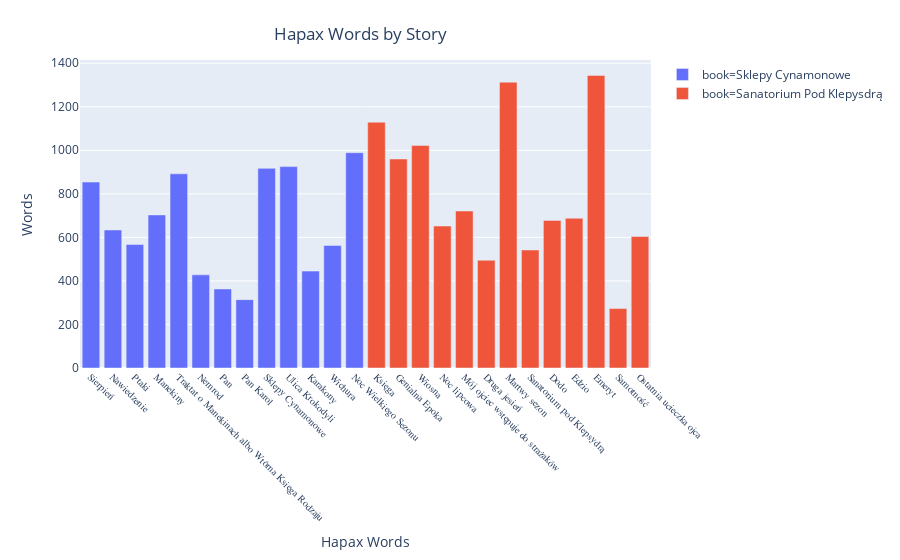

Write notebook code for a chart like this one.
### Code cell
fig = px.bar(df, x='story_title', y='total_hapax_words', color = 'book')
fig.update_layout(
    title={
        'text': "Hapax Words by Story",
        'y':0.95,
        'x':0.40,
        'xanchor': 'center',
        'yanchor': 'top'
    })
fig.update_xaxes(title_text='Hapax Words', tickangle=45, tickfont=dict(family='Rockwell', size=10))
fig.update_yaxes(title_text='Words')
fig.show()

### Figure 1 — Plotly figure (JSON) as saved in the notebook; plotly's stock layout.template omitted (floating-point values rounded to 4 significant figures)
{"data": [{"alignmentgroup": "True", "hoverlabel": {"namelength": 0}, "hovertemplate": "book=Sklepy Cynamonowe<br>story_title=%{x}<br>total_hapax_words=%{y}", "legendgroup": "book=Sklepy Cynamonowe", "marker": {"color": "#636efa"}, "name": "book=Sklepy Cynamonowe", "offsetgroup": "book=Sklepy Cynamonowe", "orientation": "v", "showlegend": true, "textposition": "auto", "type": "bar", "x": ["Sierpień", "Nawiedzenie", "Ptaki", "Manekiny", "Traktat o Manekinach albo Wtórna Księga Rodzaju", "Nemrod", "Pan", "Pan Karol", "Sklepy Cynamonowe", "Ulica Krokodyli", "Karakony", "Wichura", "Noc Wielkiego Sezonu"], "xaxis": "x", "y": [854, 634, 567, 703, 892, 428, 363, 314, 917, 925, 445, 563, 989], "yaxis": "y"}, {"alignmentgroup": "True", "hoverlabel": {"namelength": 0}, "hovertemplate": "book=Sanatorium Pod Klepysdrą<br>story_title=%{x}<br>total_hapax_words=%{y}", "legendgroup": "book=Sanatorium Pod Klepysdrą", "marker": {"color": "#EF553B"}, "name": "book=Sanatorium Pod Klepysdrą", "offsetgroup": "book=Sanatorium Pod Klepysdrą", "orientation": "v", "showlegend": true, "textposition": "auto", "type": "bar", "x": ["Księga", "Genialna Epoka ", "Wiosna", "Noc lipcowa", "Mój ojciec wstępuje do strażaków", "Druga jesień", "Martwy sezon", "Sanatorium pod Klepsydrą", "Dodo", "Edzio", "Emeryt", "Samotność", "Ostatnia ucieczka ojca"], "xaxis": "x", "y": [1129, 960, 1022, 652, 721, 495, 1313, 542, 678, 688, 1344, 273, 604], "yaxis": "y"}], "layout": {"barmode": "relative", "legend": {"tracegroupgap": 0}, "margin": {"t": 60}, "title": {"text": "Hapax Words by Story", "x": 0.4, "xanchor": "center", "y": 0.95, "yanchor": "top"}, "xaxis": {"anchor": "y", "domain": [0, 1], "tickangle": 45, "tickfont": {"family": "Rockwell", "size": 10}, "title": {"text": "Hapax Words"}}, "yaxis": {"anchor": "x", "domain": [0, 1], "title": {"text": "Words"}}}}
